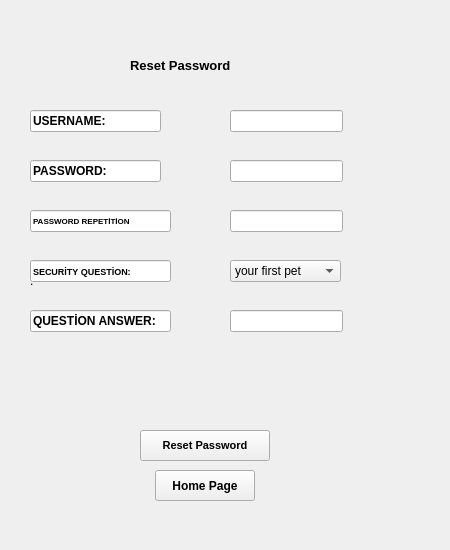
<?xml version="1.0" encoding="UTF-8"?>
<ui version="4.0">
 <class>Form</class>
 <widget class="QWidget" name="Form">
  <property name="geometry">
   <rect>
    <x>0</x>
    <y>0</y>
    <width>450</width>
    <height>550</height>
   </rect>
  </property>
  <property name="windowTitle">
   <string>Form</string>
  </property>
  <widget class="QLabel" name="label">
   <property name="geometry">
    <rect>
     <x>30</x>
     <y>40</y>
     <width>371</width>
     <height>481</height>
    </rect>
   </property>
   <property name="styleSheet">
    <string notr="true">border-image: url(:\Users\Sude\Desktop\proje\ekrang.png);</string>
   </property>
   <property name="text">
    <string>.</string>
   </property>
  </widget>
  <widget class="QLineEdit" name="lineEdit_5">
   <property name="geometry">
    <rect>
     <x>30</x>
     <y>110</y>
     <width>131</width>
     <height>22</height>
    </rect>
   </property>
   <property name="font">
    <font>
     <pointsize>9</pointsize>
     <weight>75</weight>
     <bold>true</bold>
    </font>
   </property>
   <property name="text">
    <string>USERNAME:</string>
   </property>
  </widget>
  <widget class="QLineEdit" name="lineEdit_6">
   <property name="geometry">
    <rect>
     <x>230</x>
     <y>110</y>
     <width>113</width>
     <height>22</height>
    </rect>
   </property>
  </widget>
  <widget class="QLineEdit" name="lineEdit_7">
   <property name="geometry">
    <rect>
     <x>30</x>
     <y>160</y>
     <width>131</width>
     <height>22</height>
    </rect>
   </property>
   <property name="font">
    <font>
     <pointsize>9</pointsize>
     <weight>75</weight>
     <bold>true</bold>
    </font>
   </property>
   <property name="text">
    <string>PASSWORD:</string>
   </property>
  </widget>
  <widget class="QLineEdit" name="lineEdit_8">
   <property name="geometry">
    <rect>
     <x>230</x>
     <y>160</y>
     <width>113</width>
     <height>22</height>
    </rect>
   </property>
  </widget>
  <widget class="QLineEdit" name="lineEdit_9">
   <property name="geometry">
    <rect>
     <x>30</x>
     <y>210</y>
     <width>141</width>
     <height>22</height>
    </rect>
   </property>
   <property name="font">
    <font>
     <pointsize>6</pointsize>
     <weight>75</weight>
     <bold>true</bold>
    </font>
   </property>
   <property name="text">
    <string>PASSWORD REPETİTİON</string>
   </property>
  </widget>
  <widget class="QLineEdit" name="lineEdit_10">
   <property name="geometry">
    <rect>
     <x>230</x>
     <y>210</y>
     <width>113</width>
     <height>22</height>
    </rect>
   </property>
  </widget>
  <widget class="QLineEdit" name="lineEdit_11">
   <property name="geometry">
    <rect>
     <x>30</x>
     <y>260</y>
     <width>141</width>
     <height>22</height>
    </rect>
   </property>
   <property name="font">
    <font>
     <pointsize>7</pointsize>
     <weight>75</weight>
     <bold>true</bold>
    </font>
   </property>
   <property name="text">
    <string>SECURİTY QUESTİON:</string>
   </property>
  </widget>
  <widget class="QComboBox" name="comboBox">
   <property name="geometry">
    <rect>
     <x>230</x>
     <y>260</y>
     <width>111</width>
     <height>22</height>
    </rect>
   </property>
   <item>
    <property name="text">
     <string>your first pet</string>
    </property>
   </item>
   <item>
    <property name="text">
     <string>the name of the primary school teacher </string>
    </property>
   </item>
   <item>
    <property name="text">
     <string>your favorite color</string>
    </property>
   </item>
  </widget>
  <widget class="QLineEdit" name="lineEdit_12">
   <property name="geometry">
    <rect>
     <x>30</x>
     <y>310</y>
     <width>141</width>
     <height>22</height>
    </rect>
   </property>
   <property name="font">
    <font>
     <weight>75</weight>
     <bold>true</bold>
    </font>
   </property>
   <property name="text">
    <string>QUESTİON ANSWER:</string>
   </property>
  </widget>
  <widget class="QLineEdit" name="lineEdit_13">
   <property name="geometry">
    <rect>
     <x>230</x>
     <y>310</y>
     <width>113</width>
     <height>22</height>
    </rect>
   </property>
  </widget>
  <widget class="QPushButton" name="pushButton">
   <property name="geometry">
    <rect>
     <x>140</x>
     <y>430</y>
     <width>130</width>
     <height>31</height>
    </rect>
   </property>
   <property name="font">
    <font>
     <pointsize>8</pointsize>
     <weight>75</weight>
     <bold>true</bold>
    </font>
   </property>
   <property name="text">
    <string>Reset Password</string>
   </property>
  </widget>
  <widget class="QPushButton" name="pushButton_2">
   <property name="geometry">
    <rect>
     <x>155</x>
     <y>470</y>
     <width>100</width>
     <height>31</height>
    </rect>
   </property>
   <property name="font">
    <font>
     <weight>75</weight>
     <bold>true</bold>
    </font>
   </property>
   <property name="text">
    <string>Home Page</string>
   </property>
  </widget>
  <widget class="QLabel" name="label_2">
   <property name="geometry">
    <rect>
     <x>130</x>
     <y>40</y>
     <width>150</width>
     <height>50</height>
    </rect>
   </property>
   <property name="font">
    <font>
     <pointsize>10</pointsize>
     <weight>75</weight>
     <bold>true</bold>
    </font>
   </property>
   <property name="text">
    <string>Reset Password</string>
   </property>
  </widget>
 </widget>
 <resources>
  <include location="res.qrc"/>
 </resources>
 <connections/>
</ui>
